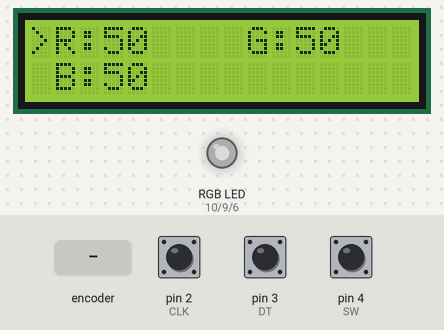
The sketch below on a simulated Arduino Uno, built with avr-gcc and run on an emulated ATmega328P. Shown: 16×2 character LCD, an RGB LED mixed from three pins (HIGH = lit). The test bench sets the inputs (shaded band); at power-on: pin 4 (SW) HIGH, pin 2 (CLK) HIGH, pin 3 (DT) HIGH. Dim RGB values are drawn brighter than linear; what the sketch prints to the serial monitor is not drawn.

Above: at 1.2 s.
1.3 s: pin 4 (SW) pulled LOW for 3.2 s
At 5.3 s:
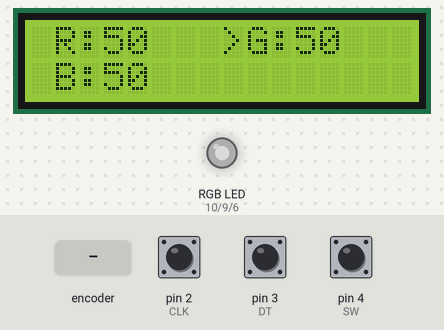
6.0 s: rotary encoder on pin 2 (CLK) / pin 3 (DT) turned 3 steps (first pin leading)
At 7.3 s:
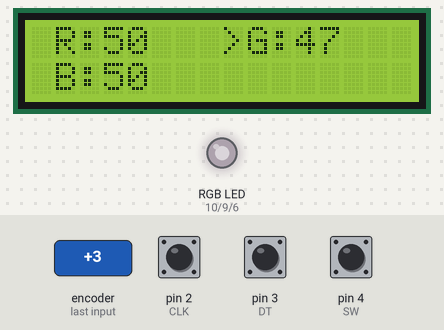
8.1 s: pin 4 (SW) pulled LOW for 0.15 s
At 9.2 s:
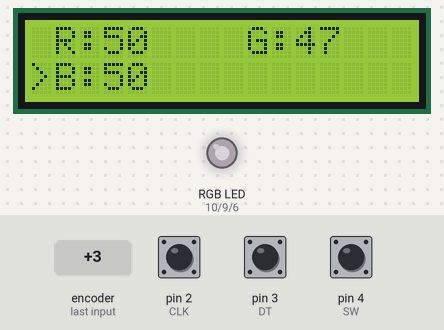
9.7 s: rotary encoder on pin 2 (CLK) / pin 3 (DT) turned 1 step (first pin leading)
At 11.0 s:
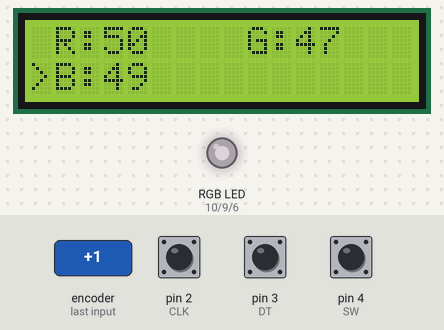
Timing chart, 0 to 12.4 s (numbered marks = the images above; inputs shaded):
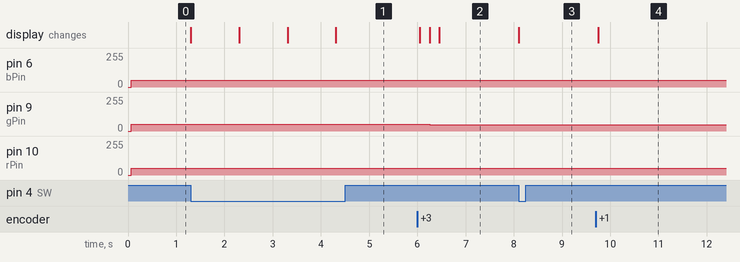

The sketch:

ColourMixyTown.ino
```cpp
/*
  ▄████▄   ▒█████   ██▓     ▒█████   █    ██  ██▀███      ███▄ ▄███▓ ██▓▒██   ██▒▓██   ██▓▄▄▄█████▓ ▒█████   █     █░███▄    █
▒██▀ ▀█  ▒██▒  ██▒▓██▒    ▒██▒  ██▒ ██  ▓██▒▓██ ▒ ██▒   ▓██▒▀█▀ ██▒▓██▒▒▒ █ █ ▒░ ▒██  ██▒▓  ██▒ ▓▒▒██▒  ██▒▓█░ █ ░█░██ ▀█   █
▒▓█    ▄ ▒██░  ██▒▒██░    ▒██░  ██▒▓██  ▒██░▓██ ░▄█ ▒   ▓██    ▓██░▒██▒░░  █   ░  ▒██ ██░▒ ▓██░ ▒░▒██░  ██▒▒█░ █ ░█▓██  ▀█ ██▒
▒▓▓▄ ▄██▒▒██   ██░▒██░    ▒██   ██░▓▓█  ░██░▒██▀▀█▄     ▒██    ▒██ ░██░ ░ █ █ ▒   ░ ▐██▓░░ ▓██▓ ░ ▒██   ██░░█░ █ ░█▓██▒  ▐▌██▒
▒ ▓███▀ ░░ ████▓▒░░██████▒░ ████▓▒░▒▒█████▓ ░██▓ ▒██▒   ▒██▒   ░██▒░██░▒██▒ ▒██▒  ░ ██▒▓░  ▒██▒ ░ ░ ████▓▒░░░██▒██▓▒██░   ▓██░
░ ░▒ ▒  ░░ ▒░▒░▒░ ░ ▒░▓  ░░ ▒░▒░▒░ ░▒▓▒ ▒ ▒ ░ ▒▓ ░▒▓░   ░ ▒░   ░  ░░▓  ▒▒ ░ ░▓ ░   ██▒▒▒   ▒ ░░   ░ ▒░▒░▒░ ░ ▓░▒ ▒ ░ ▒░   ▒ ▒
  ░  ▒     ░ ▒ ▒░ ░ ░ ▒  ░  ░ ▒ ▒░ ░░▒░ ░ ░   ░▒ ░ ▒░   ░  ░      ░ ▒ ░░░   ░▒ ░ ▓██ ░▒░     ░      ░ ▒ ▒░   ▒ ░ ░ ░ ░░   ░ ▒░
░        ░ ░ ░ ▒    ░ ░   ░ ░ ░ ▒   ░░░ ░ ░   ░░   ░    ░      ░    ▒ ░ ░    ░   ▒ ▒ ░░    ░      ░ ░ ░ ▒    ░   ░    ░   ░ ░
░ ░          ░ ░      ░  ░    ░ ░     ░        ░               ░    ░   ░    ░   ░ ░                  ░ ░      ░            ░
░                                                                                ░ ░


    .....                                    _                                                                s
 .H8888888h.  ~-.    .uef^"                 u                                                                :8
 888888888888x  `> :d88E                   88Nu.   u.                .u    .                  u.    u.      .88
X~     `?888888hx~ `888E            .u    '88888.o888c      .u     .d88B :@8c        u      x@88k u@88c.   :888ooo
'      x8.^"*88*"   888E .z8k    ud8888.   ^8888  8888   ud8888.  ="8888f8888r    us888u.  ^"8888""8888" -*8888888
 `-:- X8888x        888E~?888L :888'8888.   8888  8888 :888'8888.   4888>'88"  .@88 "8888"   8888  888R    8888
      488888>       888E  888E d888 '88%"   8888  8888 d888 '88%"   4888> '    9888  9888    8888  888R    8888
    .. `"88*        888E  888E 8888.+"      8888  8888 8888.+"      4888>      9888  9888    8888  888R    8888
  x88888nX"      .  888E  888E 8888L       .8888b.888P 8888L       .d888L .+   9888  9888    8888  888R   .8888Lu=
 !"*8888888n..  :   888E  888E '8888c. .+   ^Y8888*""  '8888c. .+  ^"8888*"    9888  9888   "*88*" 8888"  ^%888*
'    "*88888888*   m888N= 888>  "88888%       `Y"       "88888%       "Y"      "888*""888"    ""   'Y"      'Y"
        ^"***"`     `Y"   888     "YP'                    "YP'                  ^Y"   ^Y'
                         J88"
                         @%
                       :"

🄯2022 - copyleft


*/

#include <LiquidCrystal.h> // LCD library

// initialize the library by associating any needed LCD interface pin
// with the arduino pin number it is connected to
const int rs = 13, en = 12, d4 = 11, d5 = 8, d6 = 7, d7 = 5;
LiquidCrystal lcd(rs, en, d4, d5, d6, d7);

// Rotary Encoder Inputs
#define CLK 2
#define DT 3
#define SW 4


//LED Pins

const int rPin = 10;
const int gPin = 9;
const int bPin = 6;

int counter = 0;
int currentStateCLK;
int lastStateCLK;
int rValue = 50;
int gValue = 50;
int bValue = 50;
String currentDir = "";
unsigned long lastButtonPress = 0;
int buttonCounter = 1;


void setup() {
  // set up the LCD's number of columns and rows:
  lcd.begin(16, 2);

  //Set LED pins
  pinMode(11, OUTPUT);
  pinMode(9, OUTPUT);
  pinMode(6, OUTPUT);

  // Set encoder pins as inputs
  pinMode(CLK, INPUT);
  pinMode(DT, INPUT);
  pinMode(SW, INPUT_PULLUP);

  // Setup Serial Monitor
  Serial.begin(9600);

  // set first numbers
  lcd.setCursor(1, 0);
  lcd.print("R:");
  lcd.print(rValue);
  lcd.setCursor(9, 0);
  lcd.print("G:");
  lcd.print(gValue);
  lcd.setCursor(1, 1);
  lcd.print("B:");
  lcd.print(bValue);


  // Read the initial state of CLK
  lastStateCLK = digitalRead(CLK);
}

void loop() {

  //Red Adjustments
  if (buttonCounter == 1) {

    // Read the current state of CLK
    currentStateCLK = digitalRead(CLK);

    // If last and current state of CLK are different, then pulse occurred
    // React to only 1 state change to avoid double count
    if (currentStateCLK != lastStateCLK  && currentStateCLK == 1) {

      // If the DT state is different than the CLK state then
      // the encoder is rotating CCW so decrement
      if (digitalRead(DT) != currentStateCLK) {
        rValue --;

      } else {
        // Encoder is rotating CW so increment
        rValue ++;

      }
      if (rValue >= 255) {
        rValue = 255;
      }
      if (rValue <= 0) {
        rValue = 0;
      }

      // FIX NUMBA SPILL
      if (rValue >= 255) {
        rValue = 255;
      }

      if (rValue <= 0) {
        rValue = 0;
      }

      Serial.print("rValue: ");
      Serial.println(rValue);
      // LCD STUUUUFFF
      // set the cursor to column 0, line 1
      // (note: line 1 is the second row, since counting begins with 0):
      //   lcd.clear() ;

      //print values
      lcd.setCursor(1, 0);
      lcd.print("     ");
      lcd.setCursor(1, 0);
      lcd.print("R:");
      lcd.print(rValue);

    }
    // R Marker
    lcd.setCursor(0, 0);
    lcd.print(">");
    lcd.setCursor(8, 0);
    lcd.print(" ");
    lcd.setCursor(0, 1);
    lcd.print(" ");
    // Remember last CLK state
    lastStateCLK = currentStateCLK;
  }

  // ADJUST GREEN VALUE
  if (buttonCounter == 2) {
    // Read the current state of CLK
    currentStateCLK = digitalRead(CLK);

    // If last and current state of CLK are different, then pulse occurred
    // React to only 1 state change to avoid double count
    if (currentStateCLK != lastStateCLK  && currentStateCLK == 1) {

      // If the DT state is different than the CLK state then
      // the encoder is rotating CCW so decrement
      if (digitalRead(DT) != currentStateCLK) {
        gValue --;

      } else {
        // Encoder is rotating CW so increment
        gValue ++;

      }
      // FIX NUMBA SPILL
      if (gValue >= 255) {
        gValue = 255;
      }

      if (gValue <= 0) {
        gValue = 0;
      }


      // LCD STUUUUFFF
      // set the cursor to column 0, line 1
      // (note: line 1 is the second row, since counting begins with 0):

      // UFT
      //  lcd.clear() ;

      // We all need values

      lcd.setCursor(9, 0);
      lcd.print("     ");
      lcd.setCursor(9, 0);
      lcd.print("G:");
      lcd.print(gValue);

    }

    // Serial.print("gValue: ");
    // Serial.println(gValue);
    //chuck that triangle on the r-dud
    lcd.setCursor(8, 0);
    lcd.print(">");
    lcd.setCursor(0, 1);
    lcd.print(" ");
    lcd.setCursor(0, 0);
    lcd.print(" ");
    // Remember last CLK state
    lastStateCLK = currentStateCLK;
  }

  // BLUE PERIOD
  if (buttonCounter == 3) {

    // Read the current state of CLK
    currentStateCLK = digitalRead(CLK);

    // If last and current state of CLK are different, then pulse occurred
    // React to only 1 state change to avoid double count
    if (currentStateCLK != lastStateCLK  && currentStateCLK == 1) {

      // If the DT state is different than the CLK state then
      // the encoder is rotating CCW so decrement
      if (digitalRead(DT) != currentStateCLK) {
        bValue --;

      } else {
        // Encoder is rotating CW so increment
        bValue ++;

      }

            // FIX NUMBA SPILL
      if (bValue >= 255) {
        bValue = 255;
      }

      if (bValue <= 0) {
        bValue = 0;
      }

      Serial.print("bValue: ");
      Serial.println(bValue);
      // LCD STUUUUFFF
      //lcd.clear() ;

      lcd.setCursor(1, 1);
      lcd.print("     ");
      lcd.setCursor(1, 1);
      lcd.print("B:");
      lcd.print(bValue);

    }
    //chuck that triangle on the bloo
    lcd.setCursor(0, 1);
    lcd.print(">");
    lcd.setCursor(8, 0);
    lcd.print(" ");
    lcd.setCursor(0, 0);
    lcd.print(" ");


    // Remember last CLK state
    lastStateCLK = currentStateCLK;
  }


  // CLICKING BUTTON CHANGES SELECTION
  int btnState = digitalRead(SW);

  //If we detect LOW signal, button is pressed
  if (btnState == LOW) {
    //if 50ms have passed since last LOW pulse, it means that the
    //button has been pressed, released and pressed again
    if (millis() - lastButtonPress > 1000) {
      buttonCounter ++;
      if (buttonCounter == 4) {
        buttonCounter = 1;

       // Serial.print("button counter: ");
       // Serial.println(buttonCounter);
      }

      // Remember last button press event
      lastButtonPress = millis();
    }

    // Put in a slight delay to help#include <LiquidCrystal.h> // LCD library
    delay(2);

  }

  //GLOW THAT LED
  analogWrite(rPin, rValue);
  analogWrite(gPin, gValue);
  analogWrite(bPin, bValue);

}
```

Measured:
- after the input at 1.3 s, the display: changes at once (image 1)
- after the input at 6.0 s, pin 9 (gPin): 50/255 → 49/255 after 0.05 s, → 48/255 0.20 s later, → 47/255 0.20 s later; the display: first changes after 0.05 s (image 2 shows a later state)
- after the input at 8.1 s, the display: changes at once (image 3)
- after the input at 9.7 s, pin 6 (bPin): 50/255 → 49/255 after 0.05 s; the display: changes after 0.05 s (image 4)
